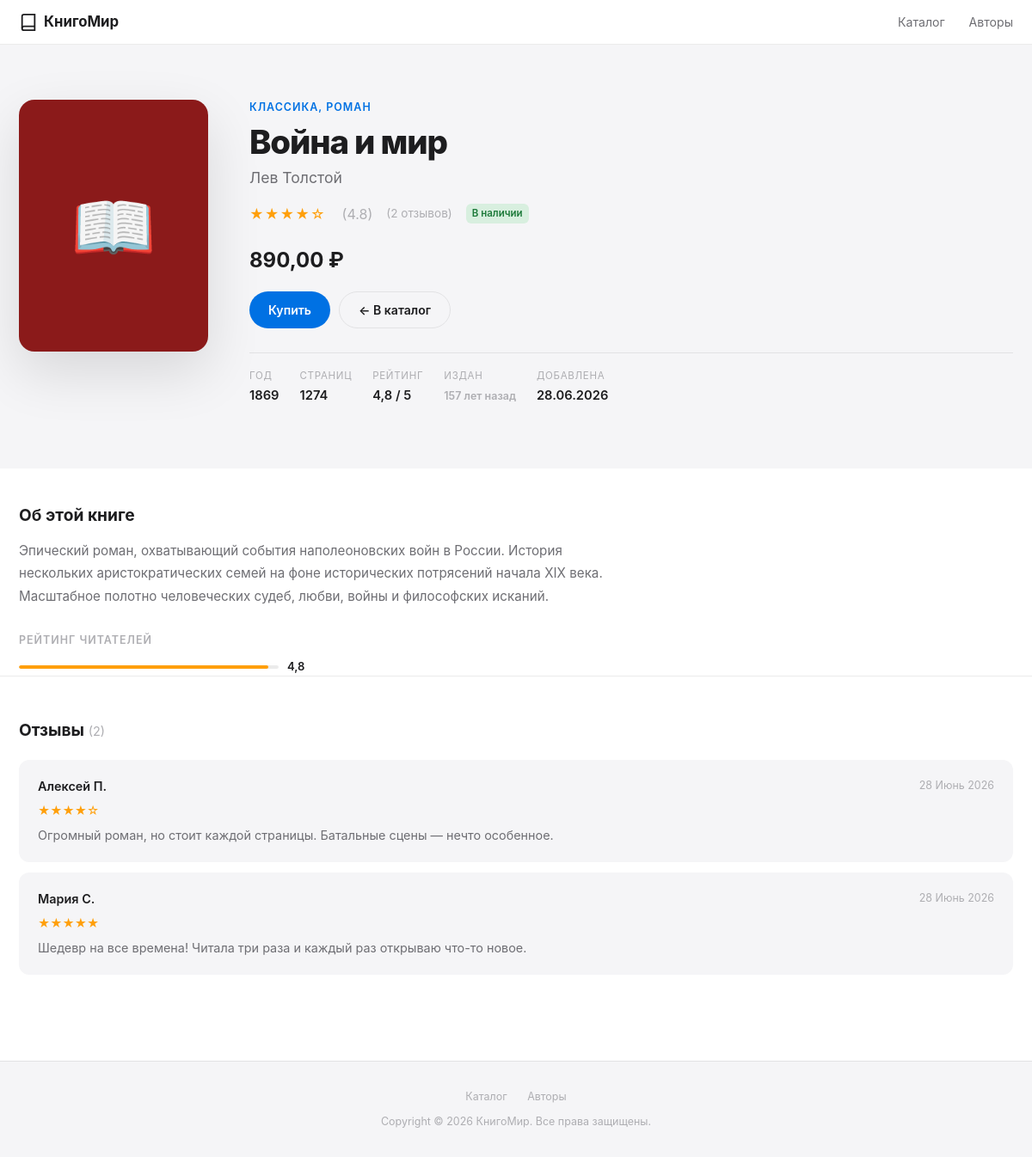
The app's page /book/17/ with its own data.
### catalog/models.py (models this page shows, shortened)
class Genre(models.Model):
    name = models.CharField('Название жанра', max_length=100, unique=True)
    slug = models.SlugField('Slug', max_length=100, unique=True)
    class Meta:
        verbose_name = 'Жанр'
        verbose_name_plural = 'Жанры'
        ordering = ['name']

class Book(models.Model):
    STATUS_AVAILABLE = 'available'
    STATUS_OUT_OF_STOCK = 'out_of_stock'
    STATUS_COMING_SOON = 'coming_soon'
    STATUS_CHOICES = [
        (STATUS_AVAILABLE, 'В наличии'),
        (STATUS_OUT_OF_STOCK, 'Нет в наличии'),
        (STATUS_COMING_SOON, 'Скоро в продаже'),
    ]
    title = models.CharField('Название', max_length=255)
    author = models.ForeignKey(
        Author,
        on_delete=models.CASCADE,
        verbose_name='Автор',
        related_name='books',
    )
    genres = models.ManyToManyField(
        Genre,
        verbose_name='Жанры',
        related_name='books',
        blank=True,
    )
    description = models.TextField('Описание')
    published_year = models.PositiveSmallIntegerField('Год издания')
    pages = models.PositiveSmallIntegerField('Количество страниц')
    price = models.DecimalField('Цена (руб.)', max_digits=8, decimal_places=2)
    rating = models.FloatField(
        'Рейтинг',
        default=0.0,
        validators=[MinValueValidator(0.0), MaxValueValidator(5.0)],
    )
    status = models.CharField(
        'Статус',
        max_length=20,
        choices=STATUS_CHOICES,
        default=STATUS_AVAILABLE,
    )
    created_at = models.DateTimeField('Добавлена', auto_now_add=True)
    cover_color = models.CharField(
        'Цвет обложки (HEX)',
        max_length=7,
        default='#4A90D9',
        help_text='Например: #4A90D9',
    )
    class Meta:
        verbose_name = 'Книга'
        verbose_name_plural = 'Книги'
        ordering = ['-created_at']
    @property
    def is_available(self):
        return self.status == self.STATUS_AVAILABLE

class Author(models.Model):
    first_name = models.CharField('Имя', max_length=100)
    last_name = models.CharField('Фамилия', max_length=100)
    birth_year = models.PositiveSmallIntegerField('Год рождения', null=True, blank=True)
    bio = models.TextField('Биография', blank=True)
    class Meta:
        verbose_name = 'Автор'
        verbose_name_plural = 'Авторы'
        ordering = ['last_name', 'first_name']
    @property
    def full_name(self):
        return f'{self.first_name} {self.last_name}'

class Review(models.Model):
    book = models.ForeignKey(
        Book,
        on_delete=models.CASCADE,
        verbose_name='Книга',
        related_name='reviews',
    )
    reviewer_name = models.CharField('Имя читателя', max_length=100)
    score = models.PositiveSmallIntegerField(
        'Оценка (1-5)',
        validators=[MinValueValidator(1), MaxValueValidator(5)],
    )
    text = models.TextField('Текст отзыва')
    created_at = models.DateTimeField('Дата отзыва', auto_now_add=True)
    class Meta:
        verbose_name = 'Отзыв'
        verbose_name_plural = 'Отзывы'
        ordering = ['-created_at']

### catalog/views.py (the view)
# urls.py: path('book/<int:pk>/', views.book_detail, name='book_detail'),
def book_detail(request, pk):
    book = get_object_or_404(
        Book.objects.select_related('author').prefetch_related('genres', 'reviews'),
        pk=pk,
    )
    reviews = book.reviews.all()
    context = {
        'book': book,
        'reviews': reviews,
        'reviews_count': reviews.count(),
    }
    return render(request, 'catalog/book_detail.html', context)

### catalog/templatetags/book_tags.py (called while the page is built)
@register.simple_tag
def site_name():
    return SITE_TITLE

@register.simple_tag
def star_rating(rating):
    try:
        rating = float(rating)
    except (TypeError, ValueError):
        rating = 0.0
    full_stars = int(rating)
    empty_stars = 5 - full_stars
    stars_html = '★' * full_stars + '☆' * empty_stars
    rating_str = f'{rating:.1f}'
    return format_html(
        '<span class="stars" title="Рейтинг {}/5">{}</span>'
        '<span class="rating-num">({})</span>',
        rating_str, stars_html, rating_str,
    )

@register.simple_tag
def book_age(published_year):
    try:
        years = date.today().year - int(published_year)
    except (TypeError, ValueError):
        return mark_safe('<span class="book-age">—</span>')
    if years == 0:
        label = 'В этом году'
    elif years == 1:
        label = '1 год назад'
    elif 2 <= years <= 4:
        label = f'{years} года назад'
    else:
        label = f'{years} лет назад'
    return format_html('<span class="book-age">{}</span>', label)

@register.filter(name='rubles')
def rubles(value):
    try:
        amount = float(value)
    except (TypeError, ValueError):
        return value
    integer_part = int(amount)
    decimal_part = round((amount - integer_part) * 100)
    formatted_int = f'{integer_part:,}'.replace(',', '\u00a0')  # неразрывный пробел
    return mark_safe(f'{formatted_int},{decimal_part:02d}\u00a0₽')

@register.filter(name='status_badge')
def status_badge(status):
    badges = {
        'available':    ('badge-green', 'В наличии'),
        'out_of_stock': ('badge-red',   'Нет в наличии'),
        'coming_soon':  ('badge-blue',  'Скоро в продаже'),
    }
    css_class, label = badges.get(status, ('badge-gray', status))
    return format_html(
        '<span class="badge {}">{}</span>',
        css_class, label,
    )

### catalog/templates/catalog/book_detail.html (shortened to what this page needs)
{% extends "catalog/base.html" %}
{% load book_tags %}
{% block content %}
<div class="detail-hero">
    <div class="detail-hero-inner">
        <div class="detail-cover-wrap" style="background:{{ book.cover_color }};">📖</div>
        <div>
            <div class="detail-eyebrow">
                {% for genre in book.genres.all %}{{ genre.name }}{% if not forloop.last %}, {% endif %}{% endfor %}
            </div>
            <h1 class="detail-title">{{ book.title }}</h1>
            <div class="detail-author">{{ book.author.full_name }}</div>
            <div class="detail-meta-row">
                {% star_rating book.rating %}
                <span style="color:var(--text-tertiary);font-size:.85rem;">({{ reviews_count }} отзывов)</span>
                {{ book.status|status_badge }}
            </div>
            <div class="detail-price-tag">
                {{ book.price|rubles }}
            </div>
            <div class="detail-actions" style="margin-top:18px;">
                {% if book.is_available %}
                <a class="btn btn-primary" href="#">Купить</a>
                {% endif %}
                <a class="btn btn-outline" href="{% url 'catalog:book_list' %}">← В каталог</a>
            </div>
            <div class="detail-facts">
                <div class="detail-fact-item">
                    <span class="detail-fact-label">Год</span>
                    <span class="detail-fact-value">{{ book.published_year }}</span>
                </div>
                <div class="detail-fact-item">
                    <span class="detail-fact-label">Страниц</span>
                    <span class="detail-fact-value">{{ book.pages }}</span>
                </div>
                <div class="detail-fact-item">
                    <span class="detail-fact-label">Рейтинг</span>
                    <span class="detail-fact-value">{{ book.rating|floatformat:1 }} / 5</span>
                </div>
                <div class="detail-fact-item">
                    <span class="detail-fact-label">Издан</span>
                    <span class="detail-fact-value">{% book_age book.published_year %}</span>
                </div>
                <div class="detail-fact-item">
                    <span class="detail-fact-label">Добавлена</span>
                    <span class="detail-fact-value">{{ book.created_at|date:"d.m.Y" }}</span>
                </div>
            </div>
        </div>
    </div>
</div>
<div class="container" style="padding-top:40px;padding-bottom:0;">
    <h2 style="font-size:1.2rem;font-weight:700;margin-bottom:14px;">Об этой книге</h2>
    <div style="font-size:.95rem;color:var(--text-secondary);line-height:1.75;max-width:680px;">
        {{ book.description|linebreaks }}
    </div>
    <div style="margin-top:28px;">
        <div style="font-size:.78rem;font-weight:600;text-transform:uppercase;letter-spacing:.08em;color:var(--text-tertiary);margin-bottom:12px;">Рейтинг читателей</div>
        <div class="rating-bar-wrap" style="max-width:340px;">
            <div class="rating-bar-track">
                <div class="rating-bar-fill" style="width:{% widthratio book.rating 5 100 %}%;"></div>
            </div>
            <span class="rating-bar-label">{{ book.rating|floatformat:1 }}</span>
        </div>
    </div>
</div>
<div class="reviews-section container">
    {% with count=reviews_count %}
    <h2 style="font-size:1.2rem;font-weight:700;margin-bottom:20px;">
        Отзывы
        <span style="font-size:.9rem;font-weight:400;color:var(--text-tertiary);">({{ count }})</span>
    </h2>
    {% endwith %}
    {% for review in reviews %}
    <div class="review-card">
        <div class="review-top">
            <span class="reviewer">{{ review.reviewer_name }}</span>
            <span class="review-date">{{ review.created_at|date:"d F Y" }}</span>
        </div>
        <div class="review-stars">
            {% for i in "12345" %}{% if forloop.counter <= review.score %}★{% else %}☆{% endif %}{% endfor %}
        </div>
        <p style="font-size:.9rem;color:var(--text-secondary);line-height:1.6;">{{ review.text }}</p>
    </div>
    {% empty %}
    <div class="empty-state" style="padding:40px 0;">
        <div class="empty-state-icon" style="font-size:2.5rem;">💬</div>
        <div class="empty-state-title">Отзывов пока нет</div>
    </div>
    {% endfor %}
</div>
{% endblock %}

### records on screen
Genre: name "КЛАССИКА"
Genre: name "РОМАН"
Book: title "Война и мир", author.full_name "Лев Толстой", rating "★★★★☆ (4.8)", status|status_badge "В наличии", price|rubles "890,00 ₽", published_year "1869", pages "1274", rating "4,8", published_year "157 лет назад", created_at "28.06.2026", description "Эпический роман, охватывающий события наполеоновских войн в России. История нескольких аристократических семей на фоне исторических потрясений начала XIX века. Масштабное полотно человеческих судеб, любви, войны и философских исканий."
Review: reviewer_name "Алексей П.", created_at "28 Июнь 2026", score 4 (drawn), text "Огромный роман, но стоит каждой страницы. Батальные сцены — нечто особенное."
Review: reviewer_name "Мария С.", created_at "28 Июнь 2026", text "Шедевр на все времена! Читала три раза и каждый раз открываю что-то новое."

### other values on screen
{{ reviews_count }} "2"
{{ count }} "2"
